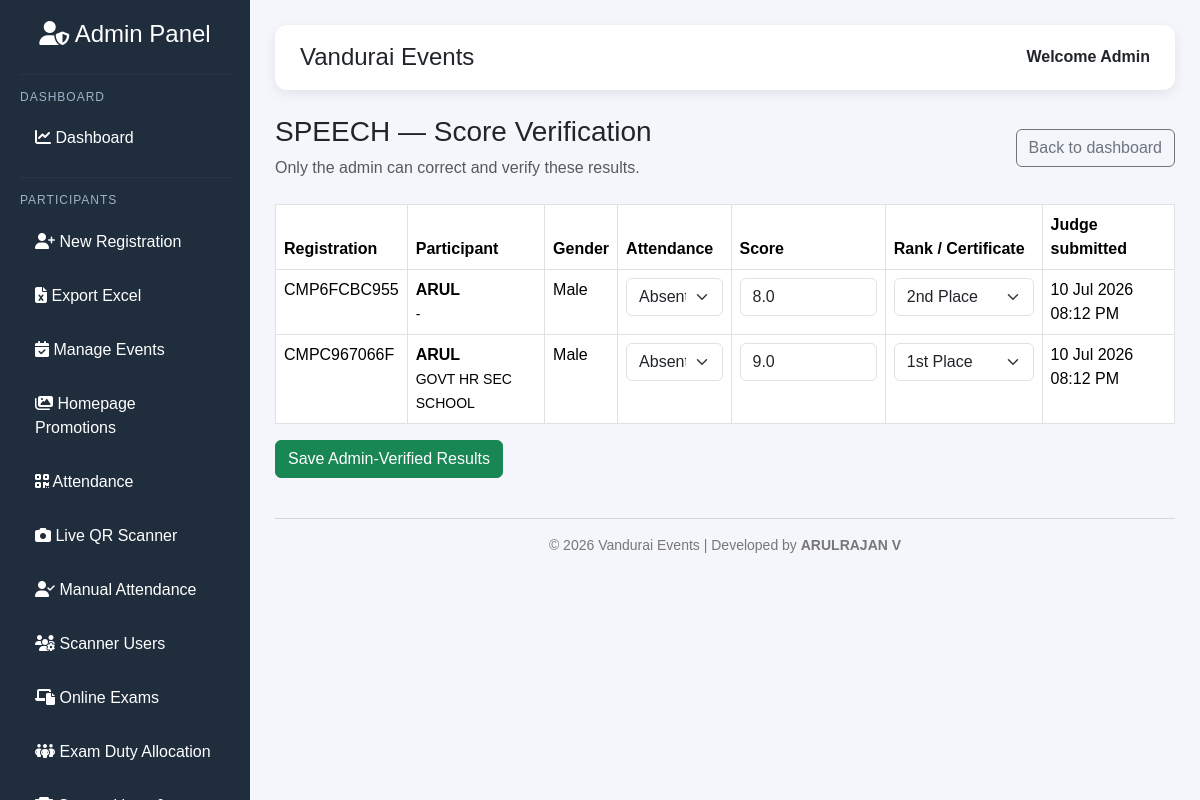
Page /admin/competitions/1/results (signed in) on the earlier database version.
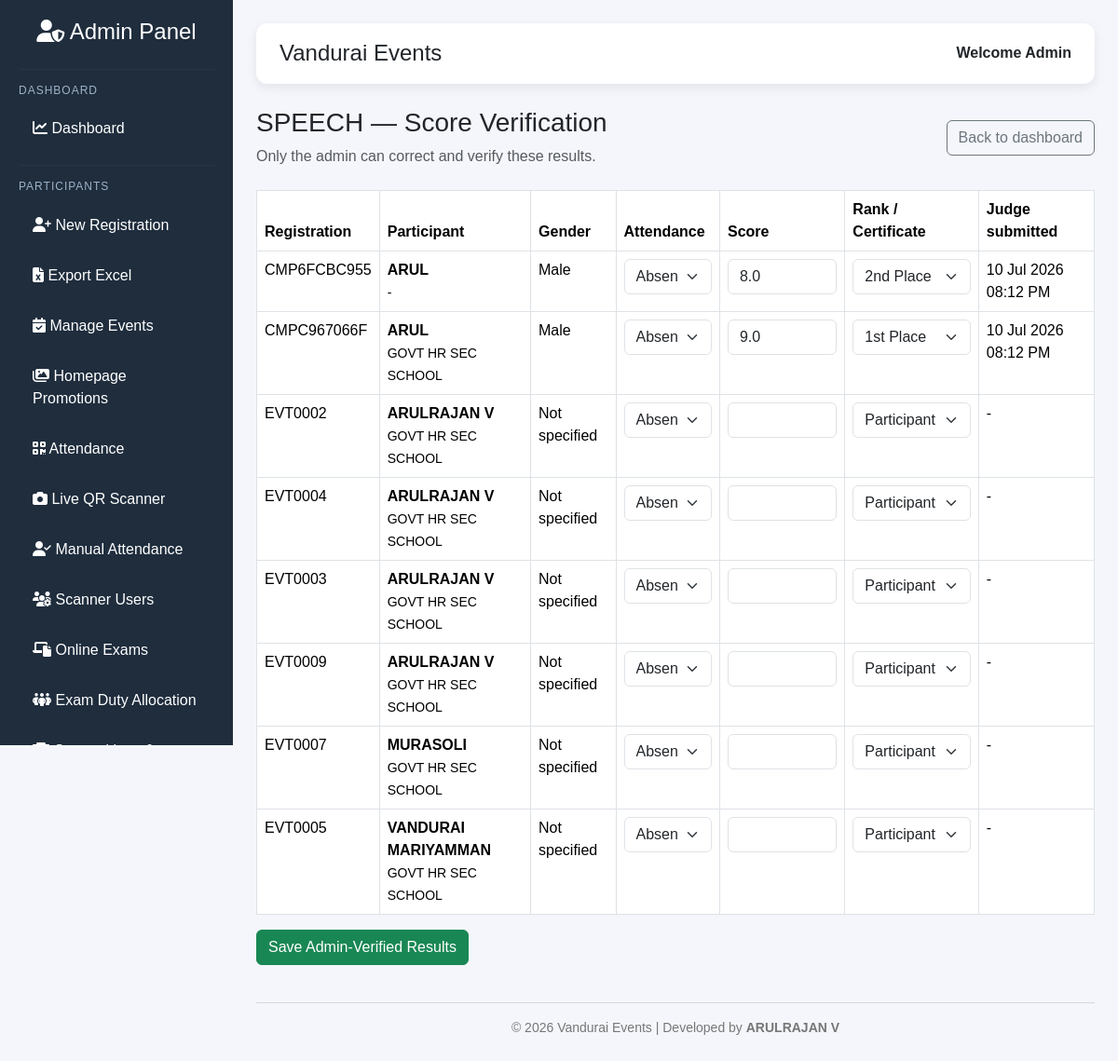
Same page on the later database version.
### models.py (models this page shows)
class Competition(db.Model):
    __tablename__ = "competitions"
    id = db.Column(db.Integer, primary_key=True)
    event_id = db.Column(db.Integer, db.ForeignKey("events.id"), nullable=False)
    name = db.Column(db.String(180), nullable=False)
    category = db.Column(db.String(100))
    description = db.Column(db.Text)
    registration_enabled = db.Column(db.Boolean, default=True, nullable=False)
    results_published = db.Column(db.Boolean, default=False, nullable=False)
    created_at = db.Column(db.DateTime, default=datetime.utcnow)
    event = db.relationship("Event")
    registrations = db.relationship("CompetitionRegistration", back_populates="competition", cascade="all, delete-orphan")
    judges = db.relationship("CompetitionJudge", back_populates="competition", cascade="all, delete-orphan")

class CompetitionRegistration(db.Model):
    __tablename__ = "competition_registrations"
    __table_args__ = (db.UniqueConstraint("competition_id", "mobile", "participant_name", name="uq_competition_registration"),)
    id = db.Column(db.Integer, primary_key=True)
    competition_id = db.Column(db.Integer, db.ForeignKey("competitions.id"), nullable=False)
    registration_no = db.Column(db.String(32), unique=True, nullable=False)
    participant_name = db.Column(db.String(150), nullable=False)
    gender = db.Column(db.String(20), nullable=False, default="Not specified")
    age = db.Column(db.Integer)
    mobile = db.Column(db.String(20))
    school_name = db.Column(db.String(220))
    class_name = db.Column(db.String(60))
    is_present = db.Column(db.Boolean, default=False, nullable=False)
    score = db.Column(db.Float)
    rank = db.Column(db.String(40), default="Participant Certificate", nullable=False)
    judge_submitted_at = db.Column(db.DateTime)
    created_at = db.Column(db.DateTime, default=datetime.utcnow)
    competition = db.relationship("Competition", back_populates="registrations")

### admin_routes.py (the view, shortened to what this page needs)
@admin_bp.route("/admin/competitions/<int:competition_id>/results", methods=["GET", "POST"])
def competition_results_admin(competition_id):
    if "admin" not in session:
        return redirect(url_for("routes.login"))
    competition = Competition.query.get_or_404(competition_id)
    registrations = CompetitionRegistration.query.filter_by(competition_id=competition.id).order_by(CompetitionRegistration.participant_name).all()
    return render_template(
        "admin/competition_results.html", competition=competition, registrations=registrations,
        ranks=COMPETITION_RANK_OPTIONS,
    )

### templates/admin/competition_results.html (shortened to what this page needs)
{% extends "admin/admin_base.html" %}
{% block content %}
<div class="d-flex justify-content-between align-items-center mb-4"><div><h3>{{ competition.name }} — Score Verification</h3><p class="text-muted mb-0">Only the admin can correct and verify these results.</p></div><a class="btn btn-outline-secondary" href="{{ url_for('admin.competitions') }}">Back to dashboard</a></div>
<form method="post"><div class="table-responsive"><table class="table table-bordered bg-white"><thead><tr><th>Registration</th><th>Participant</th><th>Gender</th><th>Attendance</th><th>Score</th><th>Rank / Certificate</th><th>Judge submitted</th></tr></thead><tbody>{% for item in registrations %}<tr><td>{{ item.registration_no }}</td><td><strong>{{ item.participant_name }}</strong><br><small>{{ item.school_name or '-' }}</small></td><td>{{ item.gender }}</td><td><select class="form-select" name="attendance_{{ item.id }}"><option value="present" {% if item.is_present %}selected{% endif %}>Present</option><option value="absent" {% if not item.is_present %}selected{% endif %}>Absent</option></select></td><td><input class="form-control" type="number" step="0.01" min="0" name="score_{{ item.id }}" required value="{{ item.score if item.score is not none else '' }}"></td><td><select class="form-select" name="rank_{{ item.id }}">{% for rank in ranks %}<option {% if item.rank == rank %}selected{% endif %}>{{ rank }}</option>{% endfor %}</select></td><td>{{ item.judge_submitted_at.strftime('%d %b %Y %I:%M %p') if item.judge_submitted_at else '-' }}</td></tr>{% else %}<tr><td colspan="7" class="text-center text-muted">No participants registered.</td></tr>{% endfor %}</tbody></table></div><button class="btn btn-success">Save Admin-Verified Results</button></form>
{% endblock %}

### templates/admin/admin_base.html (shortened to what this page needs)
<!DOCTYPE html>
<html lang="en">
<head>
    <link href="https://cdn.jsdelivr.net/npm/bootstrap@5.3.3/dist/css/bootstrap.min.css"
          rel="stylesheet">
    <link href="https://cdnjs.cloudflare.com/ajax/libs/font-awesome/6.7.2/css/all.min.css"
          rel="stylesheet">
</head>
<body>
<div class="sidebar">
    <h2>
        <i class="fa-solid fa-user-shield"></i>
        Admin Panel
    </h2>
    <hr>
    <h6>Dashboard</h6>
    <a href="/admin">
        <i class="fa-solid fa-chart-line"></i>
        Dashboard
    </a>
    <hr>
    <h6>Participants</h6>
    <a href="/register">
        <i class="fa-solid fa-user-plus"></i>
        New Registration
    </a>
    <a href="/export">
        <i class="fa-solid fa-file-excel"></i>
        Export Excel
    </a>
    <a href="/admin/events">
        <i class="fa-solid fa-calendar-check"></i>
        Manage Events
    </a>
    <a href="/admin/promotions">
        <i class="fa-solid fa-images"></i>
        Homepage Promotions
    </a>
    <a href="/admin/attendance">
        <i class="fa-solid fa-qrcode"></i>
        Attendance
    </a>
    <a href="/admin/attendance/scanner">
        <i class="fa-solid fa-camera"></i>
        Live QR Scanner
    </a>
    <a href="/admin/attendance/manual">
        <i class="fa-solid fa-user-check"></i>
        Manual Attendance
    </a>
    <a href="/admin/attendance/scanner-users">
        <i class="fa-solid fa-users-gear"></i>
        Scanner Users
    </a>
    <a href="/admin/exams">
        <i class="fa-solid fa-laptop-file"></i>
        Online Exams
    </a>
    <a href="/admin/exam-duty-allocation">
        <i class="fa-solid fa-people-group"></i>
        Exam Duty Allocation
    </a>
    <a href="/admin/competitions">
        <i class="fa-solid fa-trophy"></i>
    </a>
</div>
<div class="content">
    <div class="topbar">
        {% block topbar %}
        <div class="d-flex justify-content-between align-items-center">
            <h4 class="mb-0">
                Vandurai Events
            </h4>
            <strong>
                Welcome Admin
            </strong>
        </div>
        {% endblock %}
    </div>
    {% block content %}
    {% endblock %}
    <div class="footer">
        <hr>
        © 2026 Vandurai Events |
        Developed by <strong>ARULRAJAN V</strong>
    </div>
</div>
</body>
</html>

### templates/admin/admin_base.html (style rules this page uses)
* { margin:0; padding:0; box-sizing:border-box; }
body { font-family:Arial,Helvetica,sans-serif; background:#f4f6fb; overflow-x:hidden; }
.sidebar { position:fixed; left:0; top:0; width:250px; height:100vh; background:#1f2d3d; color:#fff; overflow-y:auto; padding:20px; }
.sidebar h2 { text-align:center; margin-bottom:25px; font-size:24px; color:#ffffff; }
.sidebar hr { border-color:rgba(255,255,255,.15); margin:15px 0; }
.sidebar h6 { color:#9fb3c8; margin-bottom:10px; text-transform:uppercase; font-size:12px; letter-spacing:1px; }
.sidebar a { display:block; color:#ffffff; text-decoration:none; padding:12px 15px; margin-bottom:6px; border-radius:8px; transition:.3s; }
.content { margin-left:250px; padding:25px; min-width:0; }
.topbar { background:#fff; padding:18px 25px; border-radius:12px; box-shadow:0 4px 12px rgba(0,0,0,.08); margin-bottom:25px; }
.footer { margin-top:40px; text-align:center; color:#777; font-size:14px; }

Differences in the rows shown:
added CompetitionRegistration: registration_no "EVT0002", participant_name "ARULRAJAN V", school_name "GOVT HR SEC SCHOOL", gender "Not specified", is_present+id "Absent", rank+id "Participant Certificate", judge_submitted_at "-"
added CompetitionRegistration: registration_no "EVT0004", participant_name "ARULRAJAN V", school_name "GOVT HR SEC SCHOOL", gender "Not specified", is_present+id "Absent", rank+id "Participant Certificate", judge_submitted_at "-"
added CompetitionRegistration: registration_no "EVT0003", participant_name "ARULRAJAN V", school_name "GOVT HR SEC SCHOOL", gender "Not specified", is_present+id "Absent", rank+id "Participant Certificate", judge_submitted_at "-"
added CompetitionRegistration: registration_no "EVT0009", participant_name "ARULRAJAN V", school_name "GOVT HR SEC SCHOOL", gender "Not specified", is_present+id "Absent", rank+id "Participant Certificate", judge_submitted_at "-"
added CompetitionRegistration: registration_no "EVT0007", participant_name "MURASOLI", school_name "GOVT HR SEC SCHOOL", gender "Not specified", is_present+id "Absent", rank+id "Participant Certificate", judge_submitted_at "-"
added CompetitionRegistration: registration_no "EVT0005", participant_name "VANDURAI MARIYAMMAN", school_name "GOVT HR SEC SCHOOL", gender "Not specified", is_present+id "Absent", rank+id "Participant Certificate", judge_submitted_at "-"
